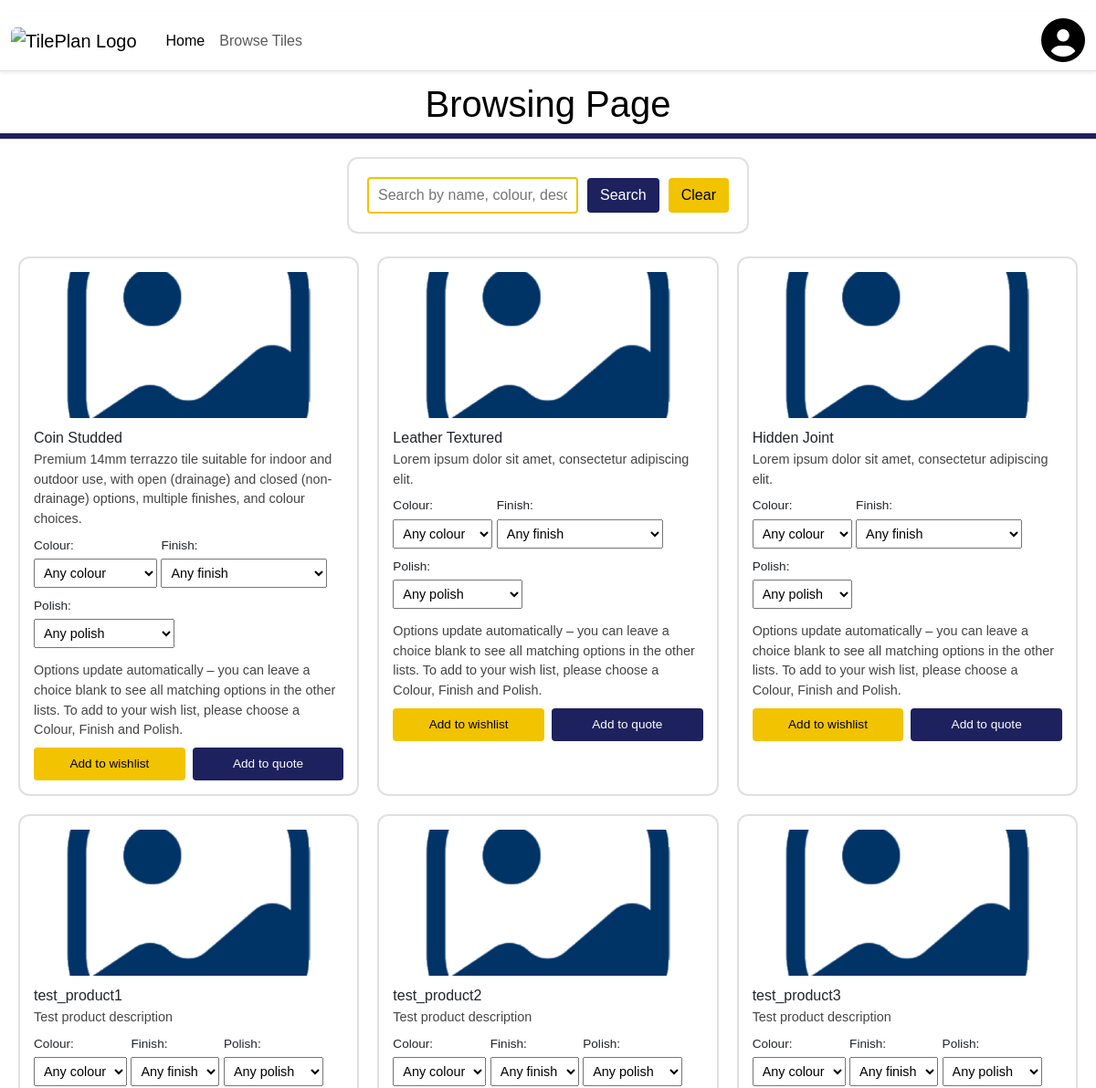
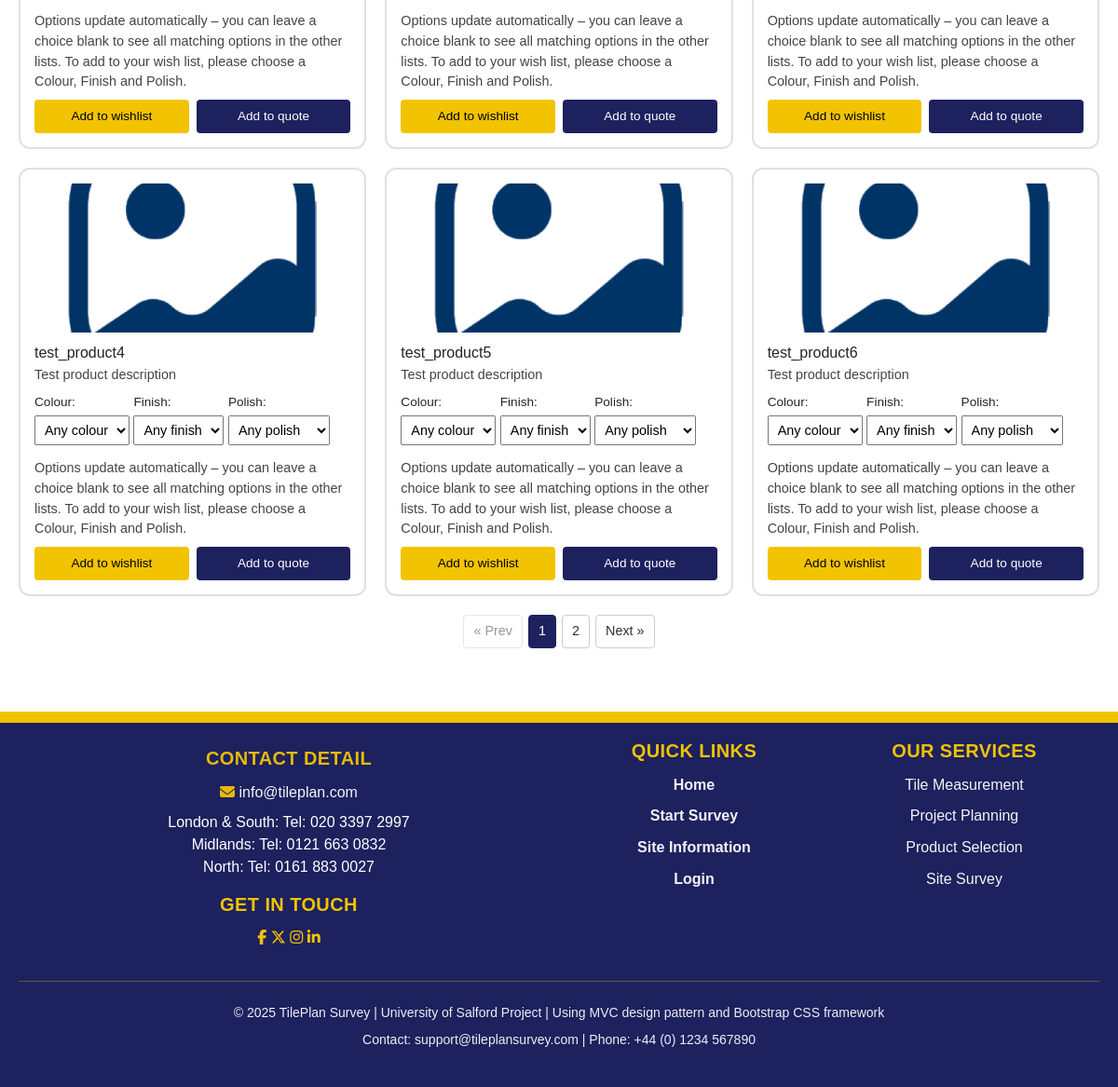
Screenshot of /browse.php with the database file from the repository (2 pictures, top to bottom).
### tables this page shows
CREATE TABLE "products" (
                              id               INTEGER PRIMARY KEY AUTOINCREMENT,
                              sku              TEXT UNIQUE,
                              name             TEXT NOT NULL,
                              category         TEXT NOT NULL CHECK (category IN ('tile','trim','consumable','delivery','labour','other')),
                              description      TEXT NOT NULL DEFAULT 'Lorem ipsum dolor sit amet, consectetur adipiscing elit.',
                              thumbnail_url    TEXT,
                              colour           TEXT,
                              unit             TEXT NOT NULL DEFAULT 'unit',
                              price_per_unit   NUMERIC NOT NULL DEFAULT 0.00,
                              tile_length_mm   INTEGER,
                              tile_width_mm    INTEGER,
                              is_active        INTEGER NOT NULL DEFAULT 1 CHECK (is_active IN (0,1)),
                              created_at       TEXT NOT NULL DEFAULT (CURRENT_TIMESTAMP),
                              updated_at       TEXT NOT NULL DEFAULT (CURRENT_TIMESTAMP),
                              product_type     TEXT,
                              short_description TEXT
);

### browse.php (called while the page is built, shortened)
<?php
$view = new stdClass();
$view->username = null;
$view->isLogged = Authentication::isLoggedIn();
$view->flashMessage = $_SESSION['flash_message'] ?? null;
$view->flashType    = $_SESSION['flash_type'] ?? 'success';
$dbPath = __DIR__ . '/database.sqlite';
try {
    $pdo = new PDO('sqlite:' . $dbPath);
    $pdo->setAttribute(PDO::ATTR_ERRMODE, PDO::ERRMODE_EXCEPTION);
} catch (PDOException $e) {
    die('DB connection failed: ' . htmlspecialchars($e->getMessage()));
}
$searchTerm = isset($_GET['q']) ? trim($_GET['q']) : '';
$view->searchTerm = $searchTerm;
$itemsPerPage = 9;
$page = isset($_GET['page']) ? max(1, (int)$_GET['page']) : 1;
$offset = ($page - 1) * $itemsPerPage;
if ($searchTerm !== '') {
    $countSql = "
        SELECT COUNT(*)
        FROM products
        WHERE category = 'tile'
          AND is_active = 1
          AND (
              name           LIKE :term
              OR description LIKE :term
              OR colour      LIKE :term
          )
    ";
    $countStmt = $pdo->prepare($countSql);
    $countStmt->bindValue(':term', '%' . $searchTerm . '%', PDO::PARAM_STR);
    $countStmt->execute();
} else {
    $countStmt = $pdo->query("
        SELECT COUNT(*)
        FROM products
        WHERE category = 'tile'
          AND is_active = 1
    ");
}
$view->totalProducts = (int)$countStmt->fetchColumn();
$view->totalPages = max(1, (int)ceil($view->totalProducts / $itemsPerPage));
$view->page = $page;
$productSql = "
    SELECT id, name, description, thumbnail_url, colour
    FROM products
    WHERE category = 'tile'
      AND is_active = 1
";
$productSql .= "
    ORDER BY id
    LIMIT :limit OFFSET :offset
";
$productStmt = $pdo->prepare($productSql);
$productStmt->bindValue(':limit', $itemsPerPage, PDO::PARAM_INT);
$productStmt->bindValue(':offset', $offset, PDO::PARAM_INT);
$productStmt->execute();
$products = $productStmt->fetchAll(PDO::FETCH_ASSOC);
$variantsByProduct = [];
if (!empty($products)) {
    $productIds = array_column($products, 'id');
    $placeholders = implode(',', array_fill(0, count($productIds), '?'));
    $variantStmt = $pdo->prepare("
        SELECT id, product_id, colour, finish, polish, price_trade
        FROM product_variants
        WHERE product_id IN ($placeholders)
          AND is_active = 1
        ORDER BY colour, finish, polish
    ");
    foreach ($productIds as $i => $pid) {
        $variantStmt->bindValue($i + 1, $pid, PDO::PARAM_INT);
    }
    $variantStmt->execute();
    $variants = $variantStmt->fetchAll(PDO::FETCH_ASSOC);
    foreach ($variants as $variant) {
        $pid = $variant['product_id'];
        if (!isset($variantsByProduct[$pid])) {
            $variantsByProduct[$pid] = [];
        }
        $variantsByProduct[$pid][] = $variant;
    }
}
$view->tiles = [];
foreach ($products as $product) {
    $pid = $product['id'];
    $product['variants'] = $variantsByProduct[$pid] ?? [];
    $view->tiles[] = $product;
}
require_once __DIR__ . "/Views/browse.phtml";

### Views/browse.phtml (the view, shortened to what this page needs)
<!DOCTYPE html>
<html lang="en">
<?php
require("Views/template/header.phtml");
?>
<head>
    <link rel="stylesheet" href="../my-style.css">
</head>
<body>
<div id="title">
    <h1 style="text-align: center">Browsing Page</h1>
</div>
<div id="content">
    <form method="get" class="product-search">
        <div class="search-controls">
            <input type="text" name="q"
                   value="<?php echo htmlspecialchars($view->searchTerm ?? '', ENT_QUOTES); ?>"
                   placeholder="Search by name, colour, description...">
            <button type="submit">Search</button>
            <a href="browse.php" class="clear-search">Clear</a>
        </div>
    </form>
    <?php if (empty($view->tiles)): ?>
        <p>No products found.</p>
    <?php else: ?>
        <div class="product-grid">
            <?php foreach ($view->tiles as $tile): ?>
                <?php
                $img      = $tile['thumbnail_url'] ?: '\\images\\placeholder_image.png';
                $variants = $tile['variants'];
                $finishes = [];
                $polishes = [];
                foreach ($variants as $variant) {
                    if (!empty($variant['finish']) && !in_array($variant['finish'], $finishes, true)) {
                        $finishes[] = $variant['finish'];
                    }
                    if (!empty($variant['polish']) && !in_array($variant['polish'], $polishes, true)) {
                        $polishes[] = $variant['polish'];
                    }
                }
                ?>
                <div class="product-card">
                    <form method="post"
                          action="browse.php"
                          class="product-card-form"
                          data-variants="<?php echo htmlspecialchars(json_encode($variants), ENT_QUOTES); ?>">
                        <img src="<?php echo htmlspecialchars($img); ?>" alt="Product image">
                        <h3><?php echo htmlspecialchars($tile['name']); ?></h3>
                        <p><?php echo htmlspecialchars($tile['description']); ?></p>
                        <?php if (!empty($variants)): ?>
                            <div class="variant-selectors">
                                <label>
                                    <span class="variant-label">Colour:</span>
                                    <select class="variant-select variant-colour">
                                        <option value="">Any colour</option>
                                    </select>
                                </label>
                                <?php if (!empty($finishes)): ?>
                                    <label>
                                        <span class="variant-label">Finish:</span>
                                        <select class="variant-select variant-finish">
                                            <option value="">Any finish</option>
                                        </select>
                                    </label>
                                <?php endif; ?>
                                <?php if (!empty($polishes)): ?>
                                    <label>
                                        <span class="variant-label">Polish:</span>
                                        <select class="variant-select variant-polish">
                                            <option value="">Any polish</option>
                                        </select>
                                    </label>
                                <?php endif; ?>
                                <p class="variant-help">
                                    Options update automatically – you can leave a choice blank
                                    to see all matching options in the other lists. To add to your
                                    wish list, please choose a Colour, Finish and Polish.
                                </p>
                            </div>
                        <?php else: ?>
                            <p><em>No variants available</em></p>
                        <?php endif; ?>
                        <div class="product-card-buttons">
                            <button type="submit" name="add_wishlist" class="btn-wishlist">
                                Add to wishlist
                            </button>
                            <button type="button" class="btn-quote">
                                Add to quote
                            </button>
                        </div>
                    </form>
                </div>
            <?php endforeach; ?>
        </div>
        <div class="pagination">
            <?php
            $searchQueryPart = '';
            ?>
            <?php if ($view->page > 1): ?>
                <a href="?page=<?php echo $view->page - 1; ?><?php echo $searchQueryPart; ?>">&laquo; Prev</a>
            <?php else: ?>
                <span class="disabled">&laquo; Prev</span>
            <?php endif; ?>
            <?php for ($p = 1; $p <= $view->totalPages; $p++): ?>
                <?php if ($p == $view->page): ?>
                    <span class="current"><?php echo $p; ?></span>
                <?php else: ?>
                    <a href="?page=<?php echo $p; ?><?php echo $searchQueryPart; ?>">
                        <?php echo $p; ?>
                    </a>
                <?php endif; ?>
            <?php endfor; ?>
            <?php if ($view->page < $view->totalPages): ?>
                <a href="?page=<?php echo $view->page + 1; ?><?php echo $searchQueryPart; ?>">Next &raquo;</a>
            <?php else: ?>
                <span class="disabled">Next &raquo;</span>
            <?php endif; ?>
        </div>
    <?php endif; ?>
</div>
</body>
<?php require("Views/template/footer.phtml"); ?>
</html>

### rows the page displays
products: name "Coin Studded", description "Premium 14mm terrazzo tile suitable for indoor and outdoor use, with open (drainage) and closed (non-drainage) options, multiple finishes, and colour choices."
products: name "Leather Textured", description "Lorem ipsum dolor sit amet, consectetur adipiscing elit."
products: name "Hidden Joint", description "Lorem ipsum dolor sit amet, consectetur adipiscing elit."
products: name "test_product1", description "Test product description"
products: name "test_product2", description "Test product description"
products: name "test_product3", description "Test product description"
products: name "test_product4", description "Test product description"
products: name "test_product5", description "Test product description"
products: name "test_product6", description "Test product description"
